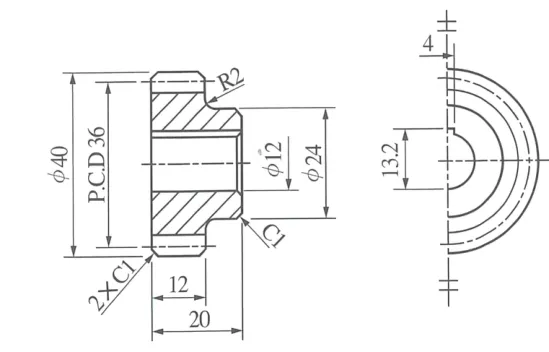
#> input picture data/자동화설비기능사/images/ae_자동화설비_기출복원문제_17년_24년_2017_2_q14.webp, 549 x 352 px
$ python -i hybrid_analyzer.py   (imports and definitions only)
#> lines starting #> are read from the running program, lines starting #| are printed output that depends on the picture; after the words box and inside, x2 and y2 are one past the last pixel; in counts of white or black regions, pixels touching at a corner belong together
import cv2
import numpy as np
import os

class HybridVisionAnalyzer:
    def __init__(self, brightness_threshold=220):
        self.brightness_threshold = brightness_threshold

    def analyze_page(self, image_path):
        img = cv2.imread(image_path)
#> img is the input picture: shape (352, 549, 3); mean B, G, R 245.9, 245.9, 245.9
        if img is None:
            return None, []

        gray = cv2.cvtColor(img, cv2.COLOR_BGR2GRAY)
        # Background removal (brightness 220+)
        _, binary = cv2.threshold(gray, self.brightness_threshold, 255, cv2.THRESH_BINARY_INV)
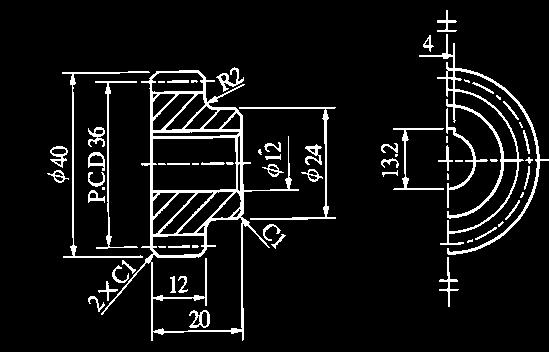
#> binary: shape (352, 549); 7.3% white in thin lines or dots, all inside (x1, y1, x2, y2) = (47, 10, 549, 341)

        page_h, page_w = gray.shape
#> page_h = 352; page_w = 549
        mid_x = page_w // 2
#> mid_x = 274

        # Constraints: [150 < W < 45%] and [100 < H < 45%]
        min_w, max_w = 150, int(page_w * 0.45)
#> min_w = 150; max_w = 247
        min_h, max_h = 100, int(page_h * 0.45)
#> min_h = 100; max_h = 158

        contours, _ = cv2.findContours(binary, cv2.RETR_EXTERNAL, cv2.CHAIN_APPROX_SIMPLE)
#> contours = 52 contours, 14 with area under 20; largest, box (x1, y1, x2, y2) and area: (101, 70, 299, 341) 22978, (419, 34, 549, 255) 2994, (239, 107, 336, 220) 378, (62, 71, 150, 258) 378, (95, 81, 138, 249) 266

        regions = []
        for cnt in contours:
            x, y, w, h = cv2.boundingRect(cnt)
            # Label as Image if it meets the criteria
            if min_w < w < max_w and min_h < h < max_h:
                column = 'left' if (x + w/2) < mid_x else 'right'
                regions.append({
                    'type': 'image',
                    'box': [y, x, y+h, x+w], # ymin, xmin, ymax, xmax
                    'column': column,
                    'y': y,
                    'x': x
                })
#> this loop made 52 passes
#> (x, y, w, h) on passes 1 to 12: (88, 296, 17, 16), (98, 281, 20, 20), (112, 265, 17, 18), (122, 260, 14, 14), (439, 257, 20, 50), (467, 239, 6, 4), (271, 234, 15, 15), (475, 227, 22, 13), (263, 224, 18, 17), (498, 221, 6, 6), (505, 200, 15, 20), (520, 192, 4, 6)
#> (cnt, x, y, w, h) on passes 14, 15, 22, 35: ([[102, 187], [102, 189], [104, 189], [104, 187]], 102, 187, 3, 3), ([[447, 173], [447, 179], [448, 179], [448, 174]], 447, 173, 2, 7), ([[455, 160], [455, 161], [462, 161], [462, 160]], 455, 160, 8, 2), ([[446, 136], [446, 142], [447, 142], [447, 136]], 446, 136, 2, 7)
#> after the loop, regions = []

        # Sorting: Left column first, then Right. Within column, Top -> Bottom.
        left_regions = sorted([r for r in regions if r['column'] == 'left'], key=lambda r: r['y'])
#> left_regions = []
        right_regions = sorted([r for r in regions if r['column'] == 'right'], key=lambda r: r['y'])
#> right_regions = []

        return img, left_regions + right_regions

    def crop_region(self, img, box, output_path):
        ymin, xmin, ymax, xmax = box
        crop = img[ymin:ymax, xmin:xmax]
        cv2.imwrite(output_path, crop)
        return output_path

>>> result = HybridVisionAnalyzer().analyze_page('data/자동화설비기능사/images/ae_자동화설비_기출복원문제_17년_24년_2017_2_q14.webp')

$ run again, on data/자동화설비기능사/images/ae_자동화설비_기출복원문제_17년_24년_2017_2_q27.webp
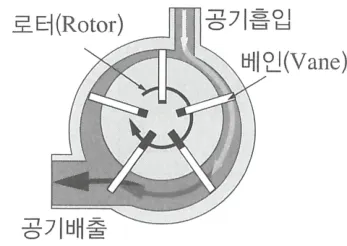
#> input picture data/자동화설비기능사/images/ae_자동화설비_기출복원문제_17년_24년_2017_2_q27.webp, 347 x 246 px
#> in analyze_page, img is the input picture: shape (246, 347, 3); mean B, G, R 227.6, 227.8, 227.3
#> in analyze_page, `_, binary = cv2.threshold(gray, self.brightness_threshold, 255, cv2.TH..`:
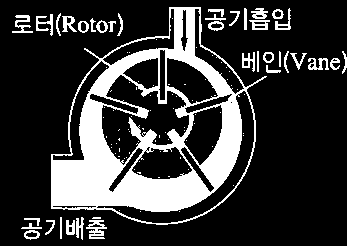
#> binary: shape (246, 347); 21.9% white; 112 white regions (75 under 20 px)
#> contours = 38 contours, 2 with area under 20; largest, box (x1, y1, x2, y2) and area: (51, 7, 267, 225) 30518, (86, 220, 107, 239) 172, (249, 20, 270, 30) 137, (62, 16, 77, 32) 118, (308, 58, 329, 70) 103
#> the loop in analyze_page, `for cnt in contours:` made 38 passes
#> (x, y, w, h) on passes 1, 2, 3, 4, 5, 6, 8, 10: (24, 230, 16, 10), (21, 223, 21, 6), (86, 220, 21, 19), (66, 220, 9, 15), (45, 220, 10, 15), (24, 218, 16, 8), (76, 217, 8, 23), (266, 65, 15, 8)
#> after the loop in analyze_page, `for cnt in contours:`: regions = []

$ run again, on data/자동화설비기능사/images/ae_자동화설비_기출복원문제_17년_24년_2017_2_q46.webp
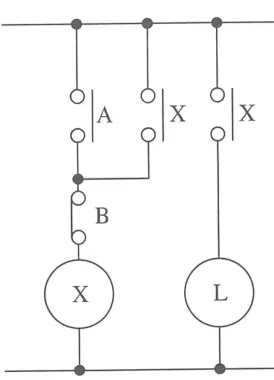
#> input picture data/자동화설비기능사/images/ae_자동화설비_기출복원문제_17년_24년_2017_2_q46.webp, 274 x 380 px
#> in analyze_page, img is the input picture: shape (380, 274, 3); mean B, G, R 248.1, 248.1, 248.1
#> in analyze_page, `_, binary = cv2.threshold(gray, self.brightness_threshold, 255, cv2.TH..`:
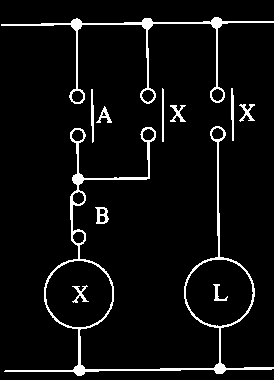
#> binary: shape (380, 274); 5.5% white in thin lines or dots
#> contours = 9 contours; largest, box (x1, y1, x2, y2) and area: (4, 126, 274, 376) 9648, (1, 17, 274, 104) 1279, (95, 207, 109, 224) 156, (96, 106, 112, 123) 78, (239, 104, 255, 122) 78
#> the loop in analyze_page, `for cnt in contours:` made 9 passes
#> (x, y, w, h) on passes 1, 2, 3, 4, 5, 6, 7, 9: (95, 207, 14, 17), (4, 126, 270, 250), (96, 106, 16, 17), (170, 105, 16, 17), (239, 104, 16, 18), (91, 89, 3, 54), (231, 88, 3, 53), (1, 17, 273, 87)
#> after the loop in analyze_page, `for cnt in contours:`: regions = []

$ run again, on data/자동화설비기능사/images/ae_자동화설비_기출복원문제_17년_24년_2017_2_q51.webp
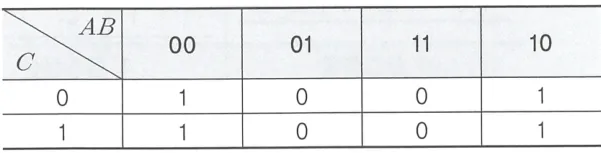
#> input picture data/자동화설비기능사/images/ae_자동화설비_기출복원문제_17년_24년_2017_2_q51.webp, 601 x 153 px
#> in analyze_page, img is the input picture: shape (153, 601, 3); mean B, G, R 238.5, 237.5, 236.4
#> in analyze_page, `_, binary = cv2.threshold(gray, self.brightness_threshold, 255, cv2.TH..`:
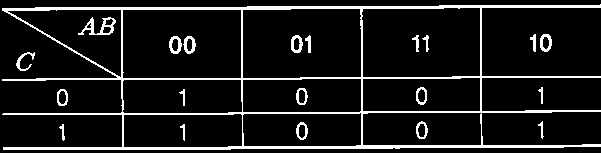
#> binary: shape (153, 601); 10% white; 21 white regions
#> contours = 8 contours; box (x1, y1, x2, y2) and area: (2, 4, 601, 150) 56628, (540, 34, 552, 52) 158, (57, 89, 68, 106) 142, (16, 52, 35, 71) 68, (530, 34, 536, 52) 40, (59, 124, 65, 141) 26, (538, 121, 544, 139) 22, (538, 87, 543, 104) 22
#> the loop in analyze_page, `for cnt in contours:` made 8 passes
#> (x, y, w, h) on passes 1 to 8: (59, 124, 6, 17), (538, 121, 6, 18), (57, 89, 11, 17), (538, 87, 5, 17), (16, 52, 19, 19), (540, 34, 12, 18), (530, 34, 6, 18), (2, 4, 599, 146)
#> after the loop in analyze_page, `for cnt in contours:`: regions = []
